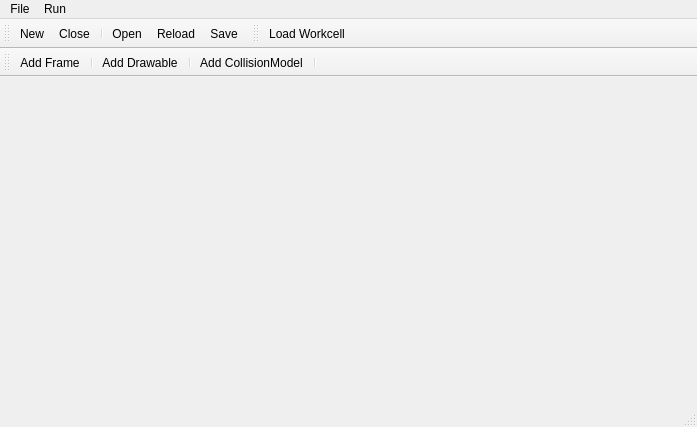
<?xml version="1.0" encoding="UTF-8"?>
<ui version="4.0">
 <class>WorkcellEditorWindow</class>
 <widget class="QMainWindow" name="WorkcellEditorWindow">
  <property name="geometry">
   <rect>
    <x>0</x>
    <y>0</y>
    <width>697</width>
    <height>427</height>
   </rect>
  </property>
  <property name="windowTitle">
   <string>Workcell Editor</string>
  </property>
  <widget class="QWidget" name="centralwidget"/>
  <widget class="QMenuBar" name="menubar">
   <property name="geometry">
    <rect>
     <x>0</x>
     <y>0</y>
     <width>697</width>
     <height>25</height>
    </rect>
   </property>
   <widget class="QMenu" name="menuFile">
    <property name="title">
     <string>File</string>
    </property>
    <addaction name="actionNew"/>
    <addaction name="actionOpen"/>
    <addaction name="actionReload"/>
    <addaction name="separator"/>
    <addaction name="separator"/>
    <addaction name="actionSave_All"/>
    <addaction name="actionSave"/>
    <addaction name="actionSave_As"/>
    <addaction name="separator"/>
    <addaction name="actionClose"/>
    <addaction name="separator"/>
    <addaction name="actionExit"/>
   </widget>
   <widget class="QMenu" name="menuRun">
    <property name="title">
     <string>Run</string>
    </property>
    <addaction name="separator"/>
    <addaction name="actionRun"/>
   </widget>
   <addaction name="menuFile"/>
   <addaction name="menuRun"/>
  </widget>
  <widget class="QToolBar" name="_fileToolBar">
   <property name="windowTitle">
    <string>toolBar</string>
   </property>
   <attribute name="toolBarArea">
    <enum>TopToolBarArea</enum>
   </attribute>
   <attribute name="toolBarBreak">
    <bool>false</bool>
   </attribute>
   <addaction name="actionNew"/>
   <addaction name="actionClose"/>
   <addaction name="separator"/>
   <addaction name="actionOpen"/>
   <addaction name="actionReload"/>
   <addaction name="actionSave"/>
  </widget>
  <widget class="QToolBar" name="toolBar">
   <property name="windowTitle">
    <string>toolBar</string>
   </property>
   <attribute name="toolBarArea">
    <enum>TopToolBarArea</enum>
   </attribute>
   <attribute name="toolBarBreak">
    <bool>false</bool>
   </attribute>
   <addaction name="actionRun"/>
  </widget>
  <widget class="QStatusBar" name="statusbar"/>
  <widget class="QToolBar" name="toolBar_2">
   <property name="windowTitle">
    <string>toolBar_2</string>
   </property>
   <attribute name="toolBarArea">
    <enum>TopToolBarArea</enum>
   </attribute>
   <attribute name="toolBarBreak">
    <bool>true</bool>
   </attribute>
   <addaction name="actionAdd_Frame"/>
   <addaction name="separator"/>
   <addaction name="actionAdd_Drawable"/>
   <addaction name="separator"/>
   <addaction name="actionAdd_CollisionModel"/>
   <addaction name="separator"/>
  </widget>
  <action name="actionNew">
   <property name="icon">
    <iconset resource="../../rws/rwstudio_resources.qrc">
     <normaloff>:/images/new.png</normaloff>:/images/new.png</iconset>
   </property>
   <property name="text">
    <string>New</string>
   </property>
   <property name="shortcut">
    <string>Ctrl+Shift+N</string>
   </property>
  </action>
  <action name="actionOpen">
   <property name="icon">
    <iconset>
     <normalon>:/images/open.png</normalon>
    </iconset>
   </property>
   <property name="text">
    <string>Open</string>
   </property>
  </action>
  <action name="actionExit">
   <property name="text">
    <string>Exit</string>
   </property>
  </action>
  <action name="actionRun">
   <property name="icon">
    <iconset>
     <normalon>:/forward.png</normalon>
    </iconset>
   </property>
   <property name="text">
    <string>Load Workcell</string>
   </property>
   <property name="shortcut">
    <string>Ctrl+Return</string>
   </property>
  </action>
  <action name="actionSave">
   <property name="icon">
    <iconset>
     <normalon>:/filesave.png</normalon>
    </iconset>
   </property>
   <property name="text">
    <string>Save</string>
   </property>
   <property name="shortcut">
    <string>Ctrl+S</string>
   </property>
  </action>
  <action name="actionSave_As">
   <property name="text">
    <string>Save As...</string>
   </property>
  </action>
  <action name="actionReload">
   <property name="icon">
    <iconset>
     <normalon>:/reload.png</normalon>
    </iconset>
   </property>
   <property name="text">
    <string>Reload</string>
   </property>
  </action>
  <action name="actionClose">
   <property name="icon">
    <iconset resource="../../rws/rwstudio_resources.qrc">
     <normaloff>:/images/close.png</normaloff>
     <normalon>:/images/close.png</normalon>:/images/close.png</iconset>
   </property>
   <property name="text">
    <string>Close</string>
   </property>
  </action>
  <action name="actionSave_All">
   <property name="text">
    <string>Save All</string>
   </property>
  </action>
  <action name="actionAdd_Frame">
   <property name="text">
    <string>Add Frame</string>
   </property>
   <property name="toolTip">
    <string>Add Frame</string>
   </property>
   <property name="shortcut">
    <string>Ctrl+F</string>
   </property>
  </action>
  <action name="actionAdd_Drawable">
   <property name="text">
    <string>Add Drawable</string>
   </property>
   <property name="toolTip">
    <string>Add Drawable</string>
   </property>
   <property name="shortcut">
    <string>Ctrl+D</string>
   </property>
  </action>
  <action name="actionAdd_CollisionModel">
   <property name="text">
    <string>Add CollisionModel</string>
   </property>
   <property name="toolTip">
    <string>Add CollisionModel</string>
   </property>
  </action>
 </widget>
 <resources>
  <include location="../../rws/rwstudio_resources.qrc"/>
 </resources>
 <connections/>
</ui>
